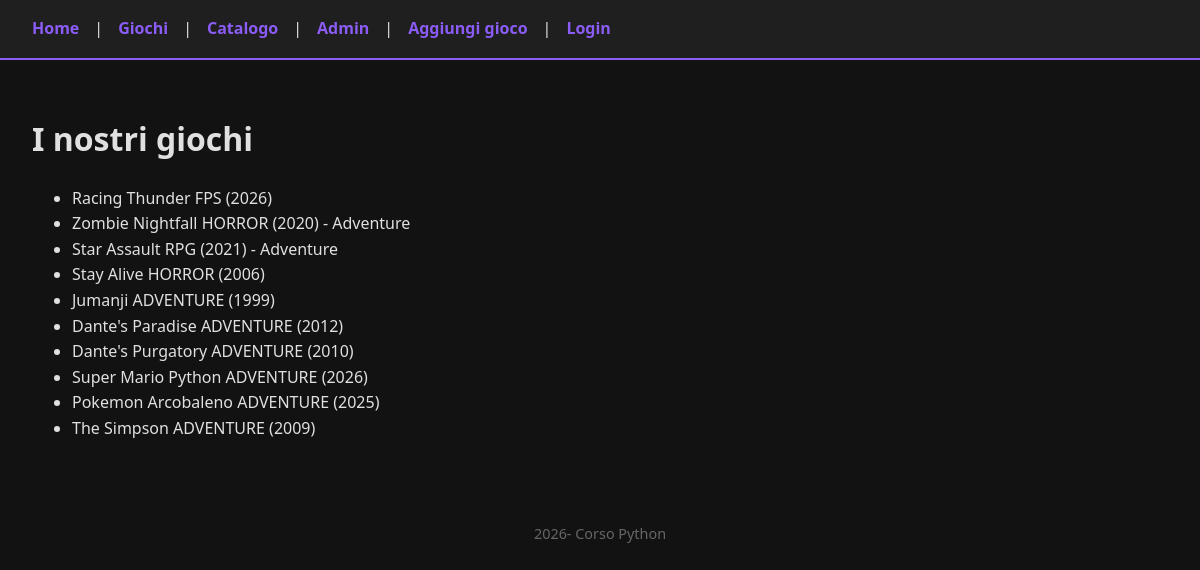
The app's page /giochi/, older data.
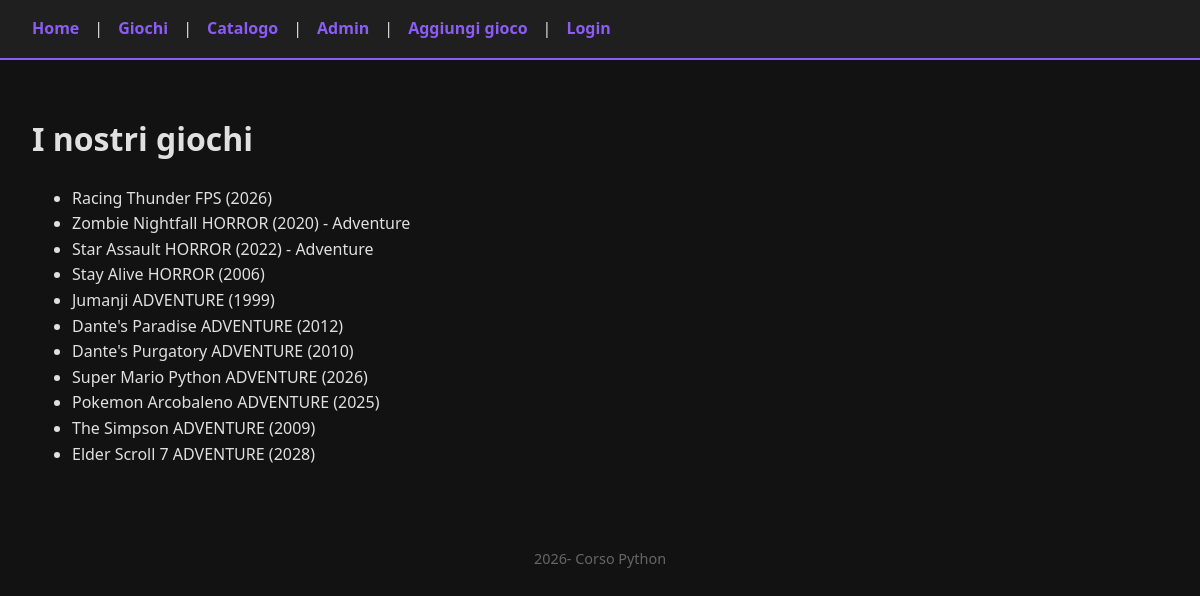
The same page, newer data.
### videoteca/models.py (models this page shows, shortened)
class Gioco(models.Model):
    titolo = models.CharField(max_length=200)
    categoria = models.CharField(max_length=100)
    anno = models.IntegerField()
    genere = models.CharField(max_length=100, null=True, blank=True)
    recensione = models.TextField(blank=True, null=True)

### videoteca/views.py (the view)
# urls.py: path('giochi/', views.lista_giochi, name='lista'),
def lista_giochi(request):
    giochi = Gioco.objects.all() # SELECT * FROM videoteca_gioco
    return render(request, 'videoteca/lista.html', {'giochi': giochi})

### videoteca/templates/videoteca/lista.html
{% extends 'base.html' %}
{% block content %}
<h1>I nostri giochi</h1>
<ul>
    {% for gioco in giochi %}
        <li>{{ gioco.titolo }} {{ gioco.categoria }} ({{ gioco.anno }}) {% if gioco.genere %} - {{ gioco.genere }}</li>
    {% endif %}
    {% endfor %}
</ul>
{% endblock %}

Row changes from the older to the newer data that the page shows:
changed Gioco "Star Assault": categoria "RPG" → "HORROR"; anno "2021" → "2022"
added Gioco: titolo "Elder Scroll 7", categoria "ADVENTURE", anno "2028"
